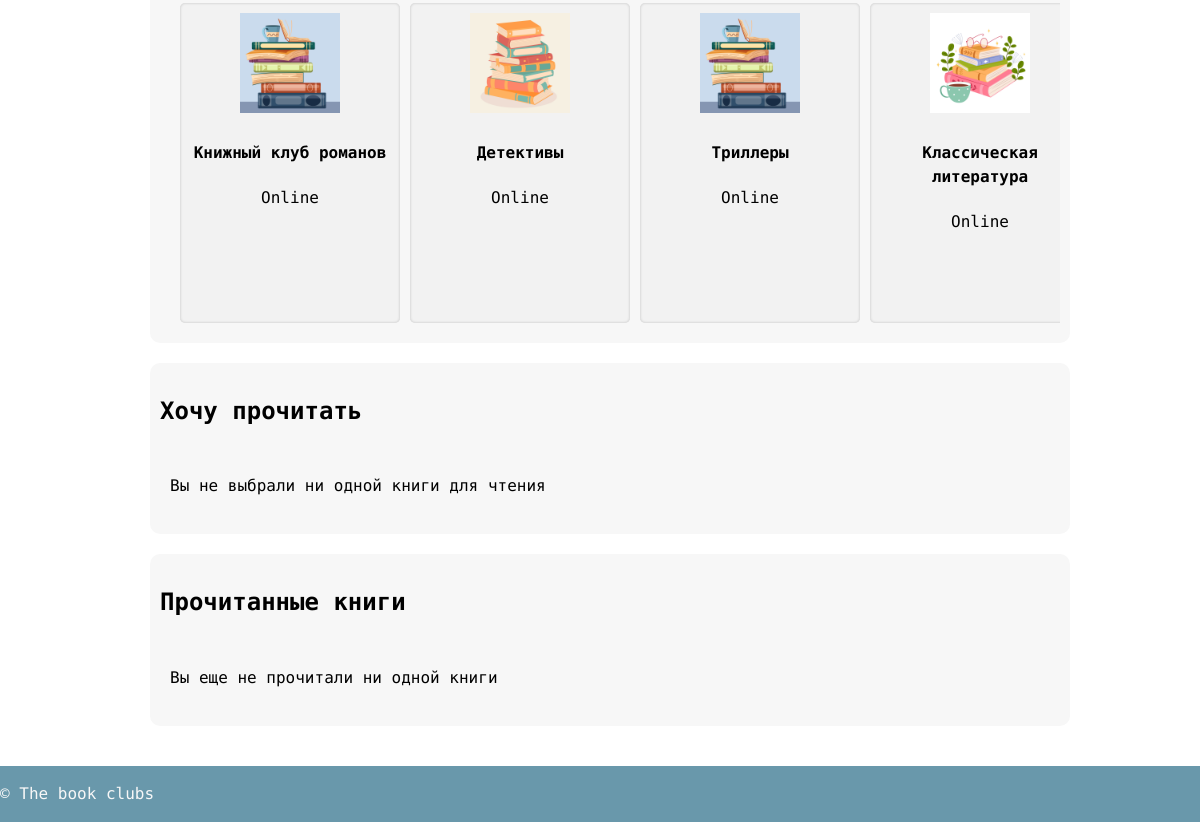
Page /accounts/profile/ (signed in, lower part) on the earlier database version.
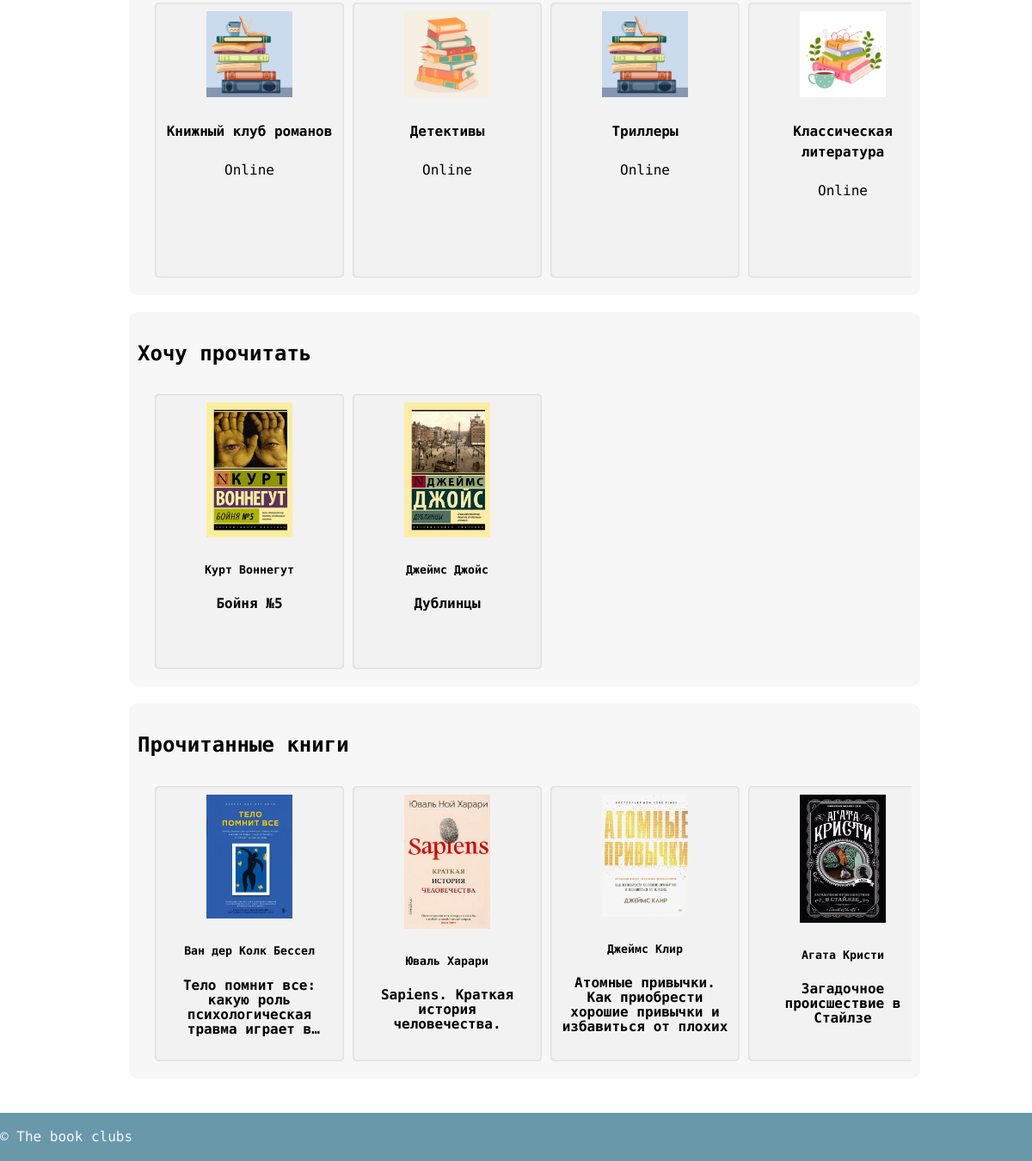
Same page on the later database version.
### club/models.py (models this page shows, shortened)
class BookClub(models.Model):
    name = models.CharField(max_length=200)
    description = models.TextField()
    image = models.ImageField(upload_to='images')
    venue = models.CharField(max_length=200, default='Online', null=True)
    members = models.ManyToManyField(settings.AUTH_USER_MODEL, related_name='clubs')

class Book(models.Model):
    name = models.CharField(max_length=200)
    author = models.CharField(max_length=200, default='None', null=True)
    description = models.TextField()
    image = models.ImageField(upload_to='images')
    is_read = models.BooleanField(default=False)
    is_want_to_read = models.BooleanField(default=False)

### club/views.py (the view)
# urls.py: path('accounts/profile/', views.account, name='account'),
@login_required
def account(request):
    clubs = BookClub.objects.filter(members=request.user)
    want_to_read_books = Book.objects.filter(is_want_to_read=True)
    read_books = Book.objects.filter(is_read=True)
    return render(request, 'club/account.html', {'clubs': clubs, 'want_to_read_books': want_to_read_books, 'read_books': read_books})

### templates/club/account.html (shortened to what this page needs)
{% extends 'base.html' %}
{% block content %}
<section class="account-container">
  <div class="account-content-container">
    <div class="account-content-row">
      <div class="account-clubs-container">
        {% for club in clubs %}
        <div class="account-clubs-row">
          <a href="{% url 'club:club_detail' club.id %}">
            <img src="{{ club.image.url }}" width="100">
            <h4>{{ club.name }}</h4>
          </a>
          <p>{{ club.venue }}</p>
        </div>
        {% empty %}
        <p>Вы не состоите в ни одном клубе</p>
        {% endfor %}
      </div>
    </div>
    <div class="account-content-row">
      <h2>Хочу прочитать</h2>
      <div class="account-books-container">
        {% for book in want_to_read_books %}
        <div class="account-books-row">
          <a href="{% url 'club:book_detail' book.id %}">
            <img src="{{ book.image.url }}" width="100">
            <h5>{{ book.author }}</h5>
            <h4>{{ book.name }}</h4>
          </a>
        </div>
        {% empty %}
        <p>Вы не выбрали ни одной книги для чтения</p>
        {% endfor %}
      </div>
    </div>
    <div class="account-content-row">
      <h2>Прочитанные книги</h2>
      <div class="account-books-container">
        {% for book in read_books %}
        <div class="account-books-row">
          <a href="{% url 'club:book_detail' book.id %}">
            <img src="{{ book.image.url }}" width="100">
            <h5>{{ book.author }}</h5>
            <h4>{{ book.name }}</h4>
          </a>
        </div>
        {% empty %}
        <p>Вы еще не прочитали ни одной книги</p>
        {% endfor %}
      </div>
    </div>
  </div>
</section>
{% endblock %}

Differences in the rows shown:
now on this page (row edited): Book: image (picture), author "Курт Воннегут", name "Бойня №5", shown under "Хочу прочитать"
now on this page (row edited): Book: image (picture), author "Джеймс Джойс", name "Дублинцы", shown under "Хочу прочитать"
now on this page (row edited): Book: image (picture), author "Ван дер Колк Бессел", name "Тело помнит все: какую роль психологическая травма играет…", shown under "Прочитанные книги"
now on this page (row edited): Book: image (picture), author "Юваль Харари", name "Sapiens. Краткая история человечества.", shown under "Прочитанные книги"
now on this page (row edited): Book: image (picture), author "Джеймс Клир", name "Атомные привычки. Как приобрести хорошие привычки и избавиться от плохих", shown under "Прочитанные книги"
now on this page (row edited): Book: image (picture), author "Агата Кристи", name "Загадочное происшествие в Стайлзе", shown under "Прочитанные книги"
Other differences:
text no longer shown: "Вы не выбрали ни одной книги для чтения Вы еще не прочитали ни одной книги"
